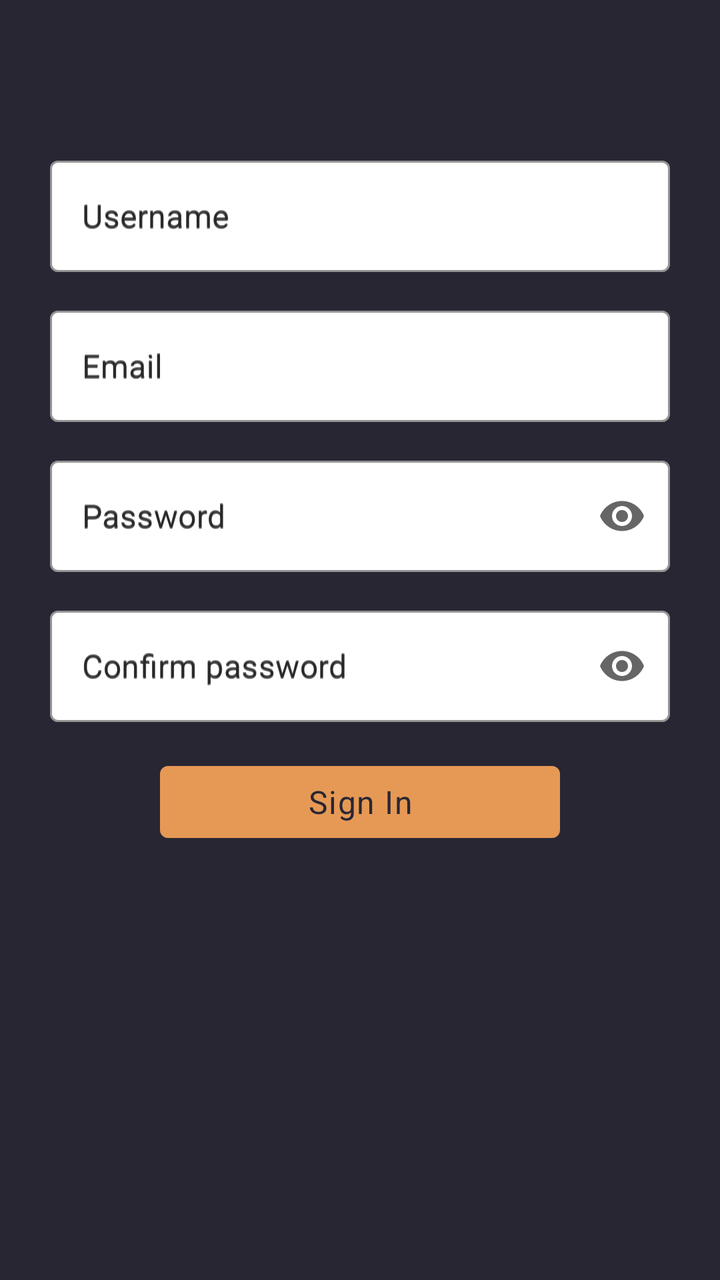
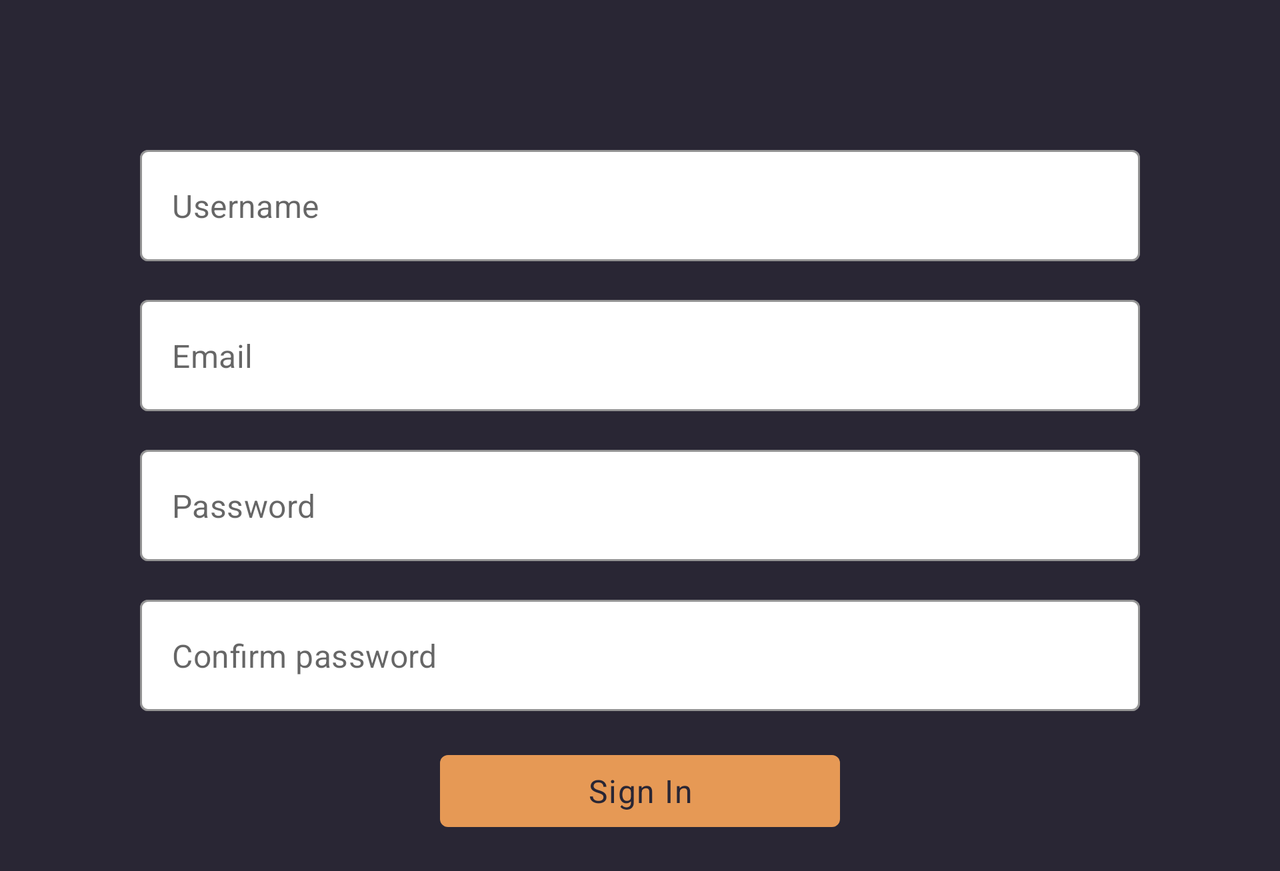

Two renders of one Android screen. The first uses the default layout on a phone; the second uses the alternative layout the repository ships for a different screen configuration, on a matching device. The two XML files are below.
<!-- AndroidManifest.xml: application theme AppTheme -->
<!-- res/layout/sign_up_fragment.xml -->
<?xml version="1.0" encoding="utf-8"?>
<ScrollView xmlns:android="http://schemas.android.com/apk/res/android"
    android:layout_width="match_parent"
    android:layout_height="match_parent"
    xmlns:app="http://schemas.android.com/apk/res-auto"
    xmlns:tools="http://schemas.android.com/tools"
    android:background="@color/colorPrimary"
    >
    <androidx.constraintlayout.widget.ConstraintLayout
        android:layout_width="match_parent"
        android:layout_height="wrap_content">
        <com.google.android.material.textfield.TextInputLayout
            android:id="@+id/username_InputLayout"
            style="@style/Widget.MaterialComponents.TextInputLayout.OutlinedBox"
            android:layout_width="match_parent"
            android:layout_height="wrap_content"
            android:layout_marginLeft="@dimen/margin_25dp"
            android:layout_marginTop="75dp"
            android:layout_marginRight="@dimen/margin_25dp"
            app:counterMaxLength="10"
            app:counterTextColor="@color/colorAccent"
            app:endIconMode="clear_text"
            android:hint="@string/username"
            app:hintTextColor="@color/colorAccent"
            app:layout_constraintLeft_toLeftOf="parent"
            app:layout_constraintRight_toRightOf="parent"
            app:layout_constraintTop_toTopOf="parent"
            app:boxStrokeColor="@color/colorAccent"
            app:boxBackgroundColor="@color/white"
            app:hintEnabled="true"
            >
            <com.google.android.material.textfield.TextInputEditText
                android:id="@+id/usernameEditText"
                android:layout_width="match_parent"
                android:layout_height="wrap_content"
                android:inputType="textPersonName"
                android:hint="@string/username"/>
        </com.google.android.material.textfield.TextInputLayout>

        <com.google.android.material.textfield.TextInputLayout
            android:id="@+id/signUp_email"
            style="@style/Widget.MaterialComponents.TextInputLayout.OutlinedBox"
            android:layout_width="match_parent"
            android:layout_height="wrap_content"
            android:layout_marginLeft="@dimen/margin_25dp"
            android:layout_marginRight="@dimen/margin_25dp"
            android:layout_marginTop="75dp"
            android:hint="@string/email"
            app:boxBackgroundColor="@color/white"
            app:boxStrokeColor="@color/colorAccent"
            app:counterMaxLength="10"
            app:counterTextColor="@color/colorAccent"
            app:endIconMode="clear_text"
            app:hintEnabled="true"
            app:hintTextColor="@color/colorAccent"
            app:layout_constraintEnd_toEndOf="@+id/username_InputLayout"
            app:layout_constraintStart_toStartOf="@+id/username_InputLayout"
            app:layout_constraintTop_toTopOf="@id/username_InputLayout">
            <com.google.android.material.textfield.TextInputEditText
                android:id="@+id/email_editText"
                android:layout_width="match_parent"
                android:layout_height="wrap_content"
                android:hint="@string/email"
                android:inputType="textEmailAddress" />
        </com.google.android.material.textfield.TextInputLayout>

        <com.google.android.material.textfield.TextInputLayout
            android:id="@+id/signUp_password"
            style="@style/Widget.MaterialComponents.TextInputLayout.OutlinedBox"
            android:layout_width="match_parent"
            android:layout_height="wrap_content"
            android:layout_marginLeft="@dimen/margin_25dp"
            android:layout_marginRight="@dimen/margin_25dp"
            android:layout_marginTop="75dp"
            android:hint="@string/password"
            app:boxBackgroundColor="@color/white"
            app:boxStrokeColor="@color/colorAccent"
            app:counterMaxLength="10"
            app:counterTextColor="@color/colorAccent"
            app:endIconMode="password_toggle"
            app:hintEnabled="true"
            app:hintTextColor="@color/colorAccent"
            app:layout_constraintEnd_toEndOf="@+id/signUp_email"
            app:layout_constraintStart_toStartOf="@+id/signUp_email"
            app:layout_constraintTop_toTopOf="@id/signUp_email">

            <com.google.android.material.textfield.TextInputEditText
                android:id="@+id/password_inputEdit"
                android:layout_width="match_parent"
                android:layout_height="wrap_content"
                android:hint="@string/password"
                android:inputType="textPassword" />
        </com.google.android.material.textfield.TextInputLayout>

        <com.google.android.material.textfield.TextInputLayout
            android:id="@+id/signUp_confirmPassword"
            style="@style/Widget.MaterialComponents.TextInputLayout.OutlinedBox"
            android:layout_width="match_parent"
            android:layout_height="wrap_content"
            android:layout_marginLeft="@dimen/margin_25dp"
            android:layout_marginRight="@dimen/margin_25dp"
            android:layout_marginTop="75dp"
            android:hint="@string/confirm_password"
            app:boxBackgroundColor="@color/white"
            app:boxStrokeColor="@color/colorAccent"
            app:counterMaxLength="10"
            app:counterTextColor="@color/colorAccent"
            app:endIconMode="password_toggle"
            app:hintEnabled="true"
            app:hintTextColor="@color/colorAccent"
            app:layout_constraintEnd_toEndOf="@+id/signUp_password"
            app:layout_constraintStart_toStartOf="@+id/signUp_password"
            app:layout_constraintTop_toTopOf="@id/signUp_password">
            <com.google.android.material.textfield.TextInputEditText
                android:id="@+id/password_confirm_inputEdit"
                android:layout_width="match_parent"
                android:layout_height="wrap_content"
                android:hint="@string/confirm_password"
                android:inputType="textPassword" />
        </com.google.android.material.textfield.TextInputLayout>

        <com.google.android.material.button.MaterialButton
            android:id="@+id/signInButton"
            style="@style/Widget.MaterialComponents.Button.TextButton"
            android:layout_width="200dp"
            android:layout_height="wrap_content"
            android:layout_margin="@dimen/sixteen_dp"
            android:layout_marginStart="@dimen/eight_dp"
            android:layout_marginTop="@dimen/eight_dp"
            android:layout_marginEnd="@dimen/eight_dp"
            android:text="@string/sing_in"
            android:textAppearance="@style/TextAppearance.MaterialComponents.Body1"
            android:textColor="?attr/colorPrimary"
            app:backgroundTint="@color/colorAccent"
            app:layout_constraintEnd_toEndOf="@+id/signUp_confirmPassword"
            app:layout_constraintStart_toStartOf="@+id/signUp_confirmPassword"
            app:layout_constraintTop_toBottomOf="@+id/signUp_confirmPassword"
            app:layout_constraintBottom_toBottomOf="parent"/>
    </androidx.constraintlayout.widget.ConstraintLayout>

</ScrollView>
<!-- resources referenced by this layout -->
<resources>
  <color name="colorAccent">#E69955</color>
  <color name="colorPrimary">#292634</color>
  <color name="white">#fff</color>
  <dimen name="eight_dp">8dp</dimen>
  <dimen name="margin_25dp">25dp</dimen>
  <dimen name="sixteen_dp">16dp</dimen>
  <string name="confirm_password">Confirm password</string>
  <string name="email">Email</string>
  <string name="password">Password</string>
  <string name="sing_in">Sign In</string>
  <string name="username">Username</string>
  <style name="AppTheme" parent="Theme.MaterialComponents.Light.NoActionBar">
          
          <item name="colorPrimary">@color/colorPrimary</item>
          <item name="colorPrimaryDark">@color/colorPrimaryDark</item>
          <item name="colorAccent">@color/colorAccent</item>
          <item name="preferenceTheme">@style/PreferenceThemeOverlay</item>
          <item name="searchViewStyle">@style/AppSearchView</item>
          <item name="android:windowBackground">@color/colorPrimaryDark</item>
          <item name="android:windowContentTransitions">true</item>
  
          
          <item name="android:windowSharedElementEnterTransition">
              @transition/change_image_transform</item>
          <item name="android:windowSharedElementExitTransition">
              @transition/change_image_transform</item>
  
  
      </style>
  <color name="colorPrimaryDark">#211E2B</color>
  <style name="AppSearchView" parent="Widget.AppCompat.SearchView">
          <item name="searchIcon">@drawable/ic_search</item>
          <item name="searchHintIcon">@drawable/ic_search</item>
          <item name="closeIcon">@drawable/ic_close</item>
          <item name="android:textColorHint">@android:color/white</item>
          <item name="android:textColor">@color/colorAccent</item>
          <item name="android:editTextColor">@android:color/white</item>
  
  
      </style>
  <!-- drawable ic_search (drawable) -->
  <vector android:autoMirrored="true" android:height="24dp"
      android:tint="#938787" android:viewportHeight="24.0"
      android:viewportWidth="24.0" android:width="24dp"
      xmlns:android="http://schemas.android.com/apk/res/android">
      <path android:fillColor="#FF000000"
          android:pathData="M15.5,14h-0.79l-0.28,-0.27C15.41,12.59 16,11.11 16,9.5 16,5.91 13.09,3 9.5,3S3,5.91 3,9.5 5.91,16 9.5,16c1.61,0 3.09,-0.59 4.23,-1.57l0.27,0.28v0.79l5,4.99L20.49,19l-4.99,-5zM9.5,14C7.01,14 5,11.99 5,9.5S7.01,5 9.5,5 14,7.01 14,9.5 11.99,14 9.5,14z"/>
  </vector>
  <!-- drawable ic_close (drawable) -->
  <vector android:autoMirrored="true" android:height="24dp"
      android:tint="#ffc669" android:viewportHeight="24.0"
      android:viewportWidth="24.0" android:width="24dp" xmlns:android="http://schemas.android.com/apk/res/android">
      <path android:fillColor="#FF000000" android:pathData="M19,6.41L17.59,5 12,10.59 6.41,5 5,6.41 10.59,12 5,17.59 6.41,19 12,13.41 17.59,19 19,17.59 13.41,12z"/>
  </vector>
</resources>
<!-- res/layout-land/sign_up_fragment.xml (the repository's variant of the layout above) -->
<!-- drawn on the phone turned sideways -->
<?xml version="1.0" encoding="utf-8"?>
<ScrollView xmlns:android="http://schemas.android.com/apk/res/android"
    android:layout_width="match_parent"
    android:layout_height="match_parent"
    xmlns:app="http://schemas.android.com/apk/res-auto"
    xmlns:tools="http://schemas.android.com/tools"
    android:background="@color/colorPrimary"
    >
    <androidx.constraintlayout.widget.ConstraintLayout
        android:layout_width="match_parent"
        android:layout_height="wrap_content">
        <com.google.android.material.textfield.TextInputLayout
            android:id="@+id/signUp_username"
            style="@style/Widget.MaterialComponents.TextInputLayout.OutlinedBox"
            android:layout_width="@dimen/edit_text_width_land"
            android:layout_height="wrap_content"
            android:layout_marginLeft="@dimen/margin_25dp"
            android:layout_marginTop="75dp"
            android:layout_marginRight="@dimen/margin_25dp"
            app:counterMaxLength="10"
            app:counterTextColor="@color/colorAccent"
            app:endIconMode="clear_text"
            android:hint="@string/username"
            app:hintTextColor="@color/colorAccent"
            app:layout_constraintLeft_toLeftOf="parent"
            app:layout_constraintRight_toRightOf="parent"
            app:layout_constraintTop_toTopOf="parent"
            app:boxStrokeColor="@color/colorAccent"
            app:boxBackgroundColor="@color/white"
            app:hintEnabled="false"
            >

            <com.google.android.material.textfield.TextInputEditText
                android:layout_width="match_parent"
                android:layout_height="wrap_content"
                android:inputType="textPersonName"
                android:hint="@string/username"/>
        </com.google.android.material.textfield.TextInputLayout>

        <com.google.android.material.textfield.TextInputLayout
            android:id="@+id/signUp_email"
            style="@style/Widget.MaterialComponents.TextInputLayout.OutlinedBox"
            android:layout_width="@dimen/edit_text_width_land"
            android:layout_height="wrap_content"
            android:layout_marginLeft="@dimen/margin_25dp"
            android:layout_marginRight="@dimen/margin_25dp"
            android:layout_marginTop="75dp"
            android:hint="@string/username"
            app:boxBackgroundColor="@color/white"
            app:boxStrokeColor="@color/colorAccent"
            app:counterMaxLength="10"
            app:counterTextColor="@color/colorAccent"
            app:endIconMode="clear_text"
            app:hintEnabled="false"
            app:hintTextColor="@color/colorAccent"
            app:layout_constraintEnd_toEndOf="@+id/signUp_username"
            app:layout_constraintStart_toStartOf="@+id/signUp_username"
            app:layout_constraintTop_toTopOf="@id/signUp_username">

            <com.google.android.material.textfield.TextInputEditText
                android:layout_width="match_parent"
                android:layout_height="wrap_content"
                android:hint="@string/email"
                android:inputType="textEmailAddress" />
        </com.google.android.material.textfield.TextInputLayout>

        <com.google.android.material.textfield.TextInputLayout
            android:id="@+id/signUp_password"
            style="@style/Widget.MaterialComponents.TextInputLayout.OutlinedBox"
            android:layout_width="@dimen/edit_text_width_land"
            android:layout_height="wrap_content"
            android:layout_marginLeft="@dimen/margin_25dp"
            android:layout_marginRight="@dimen/margin_25dp"
            android:layout_marginTop="75dp"
            android:hint="@string/username"
            app:boxBackgroundColor="@color/white"
            app:boxStrokeColor="@color/colorAccent"
            app:counterMaxLength="10"
            app:counterTextColor="@color/colorAccent"
            app:endIconMode="clear_text"
            app:hintEnabled="false"
            app:hintTextColor="@color/colorAccent"
            app:layout_constraintEnd_toEndOf="@+id/signUp_email"
            app:layout_constraintStart_toStartOf="@+id/signUp_email"
            app:layout_constraintTop_toTopOf="@id/signUp_email">

            <com.google.android.material.textfield.TextInputEditText
                android:layout_width="match_parent"
                android:layout_height="wrap_content"
                android:hint="@string/password"
                android:inputType="textEmailAddress" />
        </com.google.android.material.textfield.TextInputLayout>

        <com.google.android.material.textfield.TextInputLayout
            android:id="@+id/signUp_confirmPassword"
            style="@style/Widget.MaterialComponents.TextInputLayout.OutlinedBox"
            android:layout_width="@dimen/edit_text_width_land"
            android:layout_height="wrap_content"
            android:layout_marginLeft="@dimen/margin_25dp"
            android:layout_marginRight="@dimen/margin_25dp"
            android:layout_marginTop="75dp"
            android:hint="@string/username"
            app:boxBackgroundColor="@color/white"
            app:boxStrokeColor="@color/colorAccent"
            app:counterMaxLength="10"
            app:counterTextColor="@color/colorAccent"
            app:endIconMode="clear_text"
            app:hintEnabled="false"
            app:hintTextColor="@color/colorAccent"
            app:layout_constraintEnd_toEndOf="@+id/signUp_password"
            app:layout_constraintStart_toStartOf="@+id/signUp_password"
            app:layout_constraintTop_toTopOf="@id/signUp_password">
            <com.google.android.material.textfield.TextInputEditText
                android:layout_width="match_parent"
                android:layout_height="wrap_content"
                android:hint="@string/confirm_password"
                android:inputType="textEmailAddress" />
        </com.google.android.material.textfield.TextInputLayout>

        <com.google.android.material.button.MaterialButton
            android:id="@+id/signInButton"
            style="@style/Widget.MaterialComponents.Button.TextButton"
            android:layout_width="200dp"
            android:layout_height="wrap_content"
            android:layout_margin="@dimen/sixteen_dp"
            android:layout_marginStart="@dimen/eight_dp"
            android:layout_marginTop="@dimen/eight_dp"
            android:layout_marginEnd="@dimen/eight_dp"
            android:text="@string/sing_in"
            android:textAppearance="@style/TextAppearance.MaterialComponents.Body1"
            android:textColor="?attr/colorPrimary"
            app:backgroundTint="@color/colorAccent"
            app:layout_constraintEnd_toEndOf="@+id/signUp_confirmPassword"
            app:layout_constraintStart_toStartOf="@+id/signUp_confirmPassword"
            app:layout_constraintTop_toBottomOf="@+id/signUp_confirmPassword"
            app:layout_constraintBottom_toBottomOf="parent"/>
    </androidx.constraintlayout.widget.ConstraintLayout>
</ScrollView>
<!-- resources referenced by the variant -->
<!-- as the phone turned sideways resolves them -->
<resources>
  <color name="colorAccent">#E69955</color>
  <color name="colorPrimary">#292634</color>
  <color name="white">#fff</color>
  <dimen name="edit_text_width_land">500dp</dimen>
  <dimen name="eight_dp">8dp</dimen>
  <dimen name="margin_25dp">25dp</dimen>
  <dimen name="sixteen_dp">16dp</dimen>
  <string name="confirm_password">Confirm password</string>
  <string name="email">Email</string>
  <string name="password">Password</string>
  <string name="sing_in">Sign In</string>
  <string name="username">Username</string>
  <style name="AppTheme" parent="Theme.MaterialComponents.Light.NoActionBar">
          
          <item name="colorPrimary">@color/colorPrimary</item>
          <item name="colorPrimaryDark">@color/colorPrimaryDark</item>
          <item name="colorAccent">@color/colorAccent</item>
          <item name="preferenceTheme">@style/PreferenceThemeOverlay</item>
          <item name="searchViewStyle">@style/AppSearchView</item>
          <item name="android:windowBackground">@color/colorPrimaryDark</item>
          <item name="android:windowContentTransitions">true</item>
  
          
          <item name="android:windowSharedElementEnterTransition">
              @transition/change_image_transform</item>
          <item name="android:windowSharedElementExitTransition">
              @transition/change_image_transform</item>
  
  
      </style>
  <color name="colorPrimaryDark">#211E2B</color>
  <style name="AppSearchView" parent="Widget.AppCompat.SearchView">
          <item name="searchIcon">@drawable/ic_search</item>
          <item name="searchHintIcon">@drawable/ic_search</item>
          <item name="closeIcon">@drawable/ic_close</item>
          <item name="android:textColorHint">@android:color/white</item>
          <item name="android:textColor">@color/colorAccent</item>
          <item name="android:editTextColor">@android:color/white</item>
  
  
      </style>
  <!-- drawable ic_search (drawable) -->
  <vector android:autoMirrored="true" android:height="24dp"
      android:tint="#938787" android:viewportHeight="24.0"
      android:viewportWidth="24.0" android:width="24dp"
      xmlns:android="http://schemas.android.com/apk/res/android">
      <path android:fillColor="#FF000000"
          android:pathData="M15.5,14h-0.79l-0.28,-0.27C15.41,12.59 16,11.11 16,9.5 16,5.91 13.09,3 9.5,3S3,5.91 3,9.5 5.91,16 9.5,16c1.61,0 3.09,-0.59 4.23,-1.57l0.27,0.28v0.79l5,4.99L20.49,19l-4.99,-5zM9.5,14C7.01,14 5,11.99 5,9.5S7.01,5 9.5,5 14,7.01 14,9.5 11.99,14 9.5,14z"/>
  </vector>
  <!-- drawable ic_close (drawable) -->
  <vector android:autoMirrored="true" android:height="24dp"
      android:tint="#ffc669" android:viewportHeight="24.0"
      android:viewportWidth="24.0" android:width="24dp" xmlns:android="http://schemas.android.com/apk/res/android">
      <path android:fillColor="#FF000000" android:pathData="M19,6.41L17.59,5 12,10.59 6.41,5 5,6.41 10.59,12 5,17.59 6.41,19 12,13.41 17.59,19 19,17.59 13.41,12z"/>
  </vector>
</resources>
